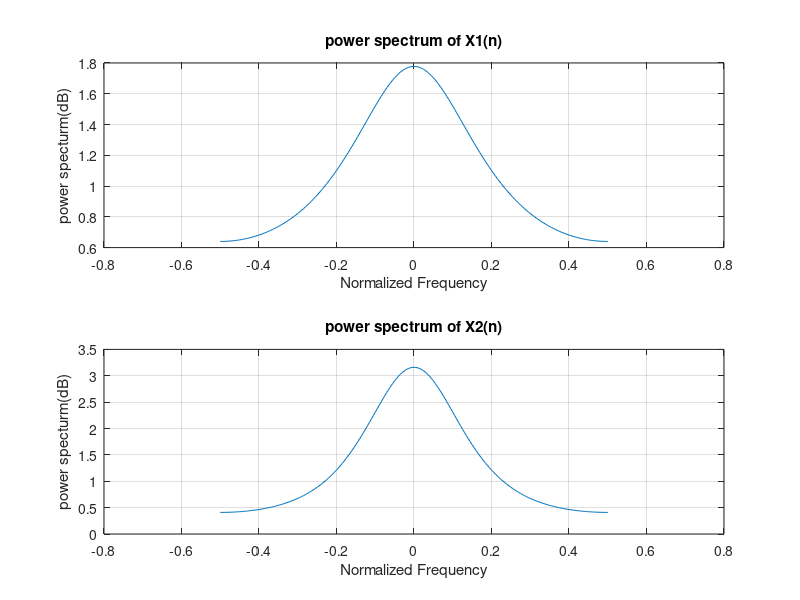
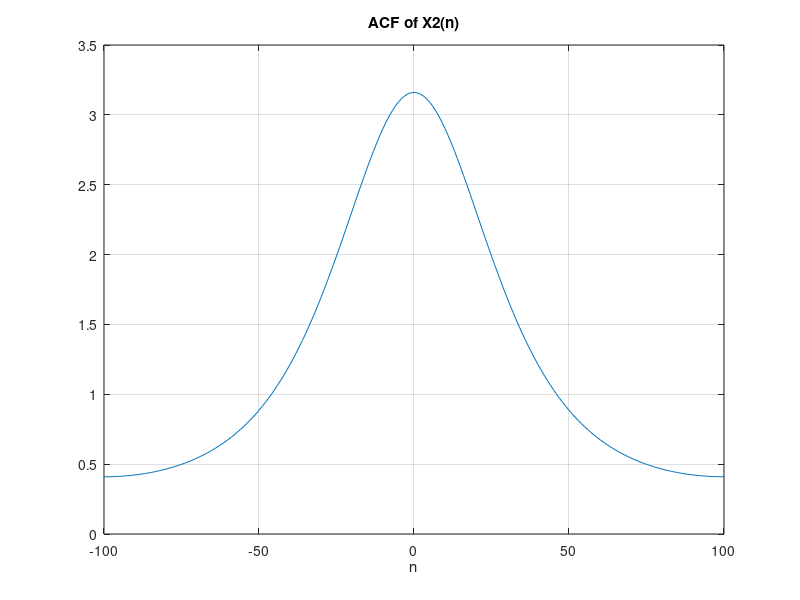

Source code (MATLAB) for these figures, in order:
clc;
clear;
close all;

v = -0.5:0.005:0.5;
R = 1./(1+0.25^2-2*0.25*cos(2*v*pi));
figure;subplot(2,1,1);plot(v,R);title('power spectrum of X1(n)');
grid on ;
xlabel('Normalized Frequency');
ylabel('power specturm(dB)');

h=abs(1./(1-0.25*exp(-1i*2*pi*v)));
R2 = h.*h.*R;
subplot(2,1,2);plot(v,R2);title('power spectrum of X2(n)');
grid on ;
xlabel('Normalized Frequency');
ylabel('power specturm(dB)');

n=-100:100;
r2=abs(ifft(R2));
figure;plot(n,R2);title('ACF of X2(n)');grid on;
xlabel('n');ylabel('')